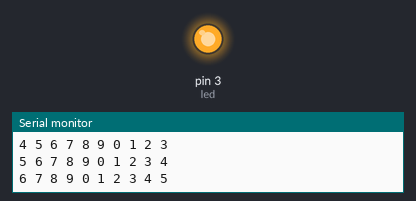
Simulated run of this sketch. Board: Arduino Uno, built with avr-gcc and run on an emulated ATmega328P. Shown: output pins drawn as LEDs (lit = HIGH), the last lines printed to the serial monitor.

Above: at 4.9 s.
At 10.4 s:
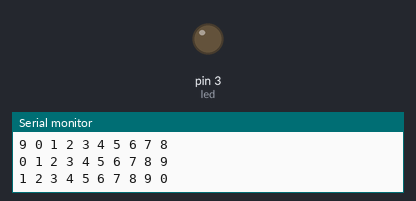
Timing chart, 0 to 14.3 s (numbered marks = the images above):
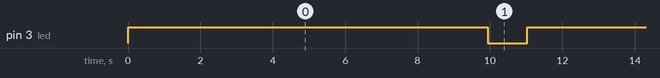

The sketch:

Labo08_Oefening4_Nicholas.ino
```cpp
int i[10] = { 1, 2, 3, 4, 5, 6, 7, 8 , 9, 0 };
int led = 3;
int *pointer = i;
bool ToonAdres;
void setup() {
  // put your setup code here, to run once:
  Serial.begin(9600);
  pinMode(led, OUTPUT);


}

void loop() {
  // put your main code here, to run repeatedly:
  if (*pointer == 0 )
  {
    digitalWrite(led, LOW);
  }
  else
  {
    digitalWrite(led, HIGH);
  }
  roteer(i);
  delay(100);


}

void roteer(int *p)
{


  int *temp;
  *temp = *(p) ;
  for (int i = 0; i < 9; i++)
  {
    *p = *(p + 1);
    p++;
  }
  *(p) = *temp ;
  p = p - 9;

  if (!ToonAdres)
  {
    Serial.println("Adressen: ");

    for (int i = 0; i < 10; i++)
    {
      Serial.print(int(p));
      Serial.print(" ");
      p++;
    }

    p = p - 10;
    ToonAdres = true;
    Serial.println(" Array Inhoud:");
  }

  for (int i = 0; i < 10; i++)
  {
    Serial.print(*p);
    Serial.print(" ");
    p++;
  }
  Serial.println(" ");
  p = p - 10;
  delay(1000);


}
```

Measured:
- by itself, pin 3 (led): alternates HIGH for 9.9 s and LOW for 1.1 s
